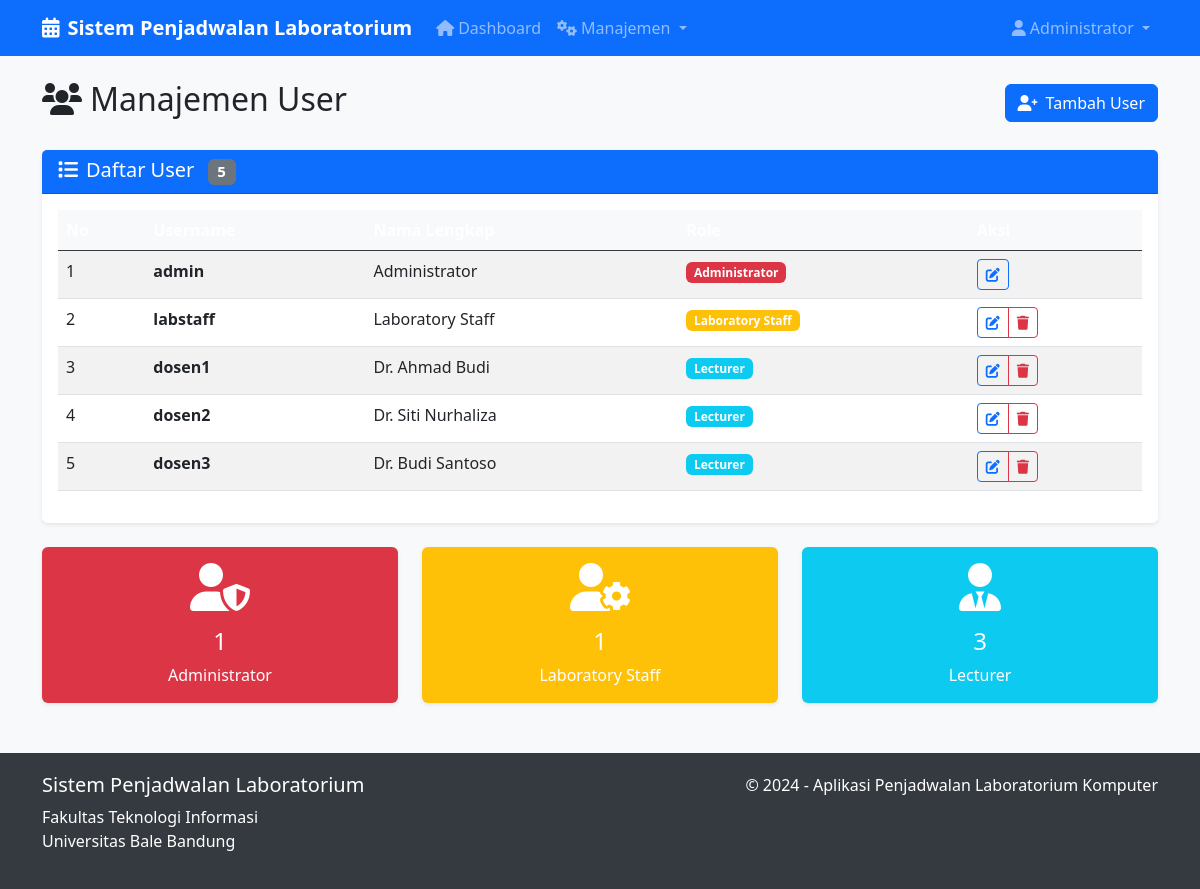
The page /users (signed in) on the database as committed earlier.
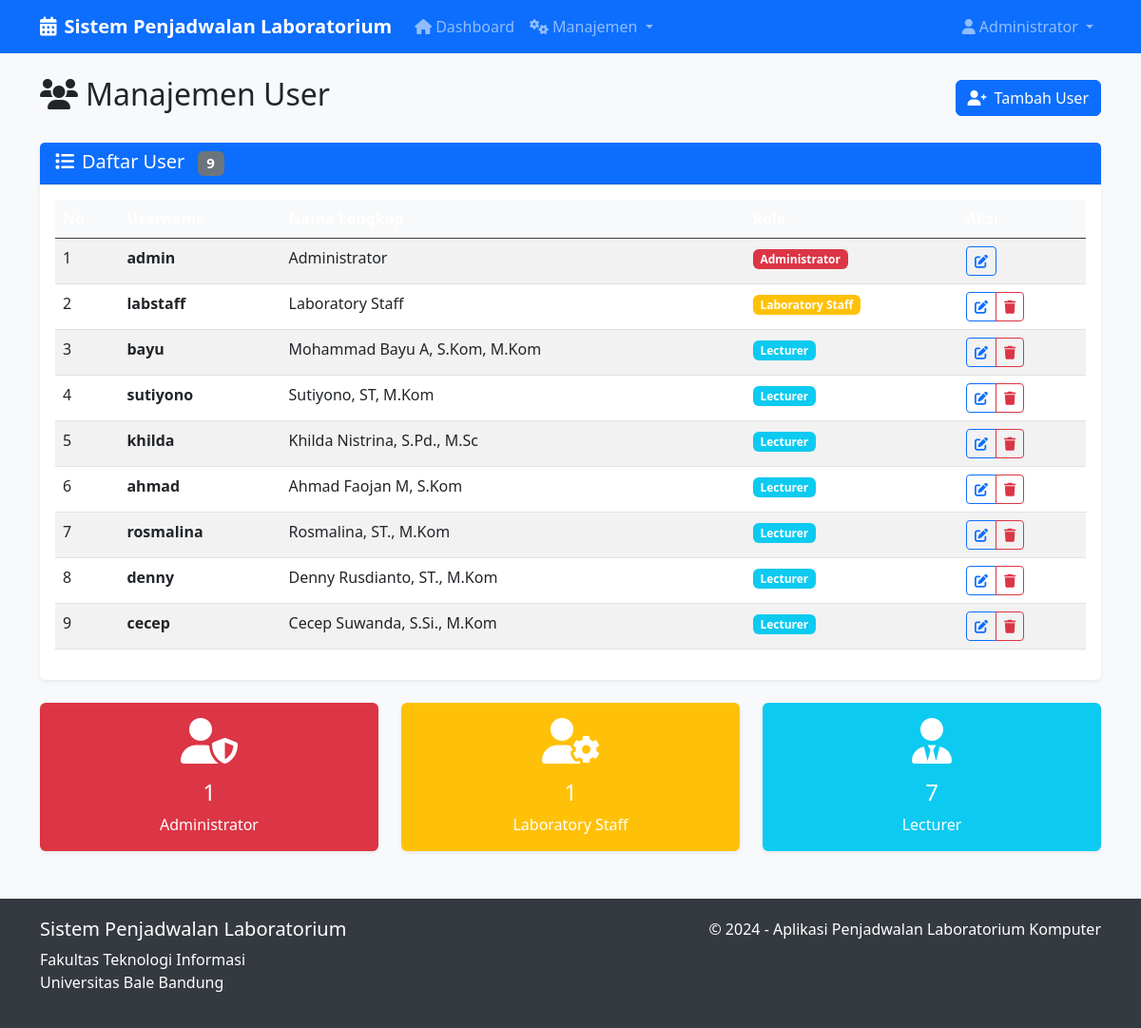
The same page on the database as committed later.
### app.py (models this page shows)
class User(db.Model):
    id = db.Column(db.Integer, primary_key=True)
    username = db.Column(db.String(80), unique=True, nullable=False)
    password = db.Column(db.String(120), nullable=False)
    role = db.Column(db.String(20), nullable=False)  # admin, staff, lecturer
    full_name = db.Column(db.String(100), nullable=False)
    schedules = db.relationship('Schedule', backref='lecturer', lazy=True)

### app.py (the view)
@app.route('/users')
@role_required('admin')
def users():
    users = User.query.all()
    return render_template('users.html', users=users)

### app.py (called while the page is built)
def role_required(*roles):
    def decorator(f):
        from functools import wraps
        @wraps(f)
        def decorated_function(*args, **kwargs):
            if 'user_id' not in session:
                flash('Silakan login terlebih dahulu', 'danger')
                return redirect(url_for('login'))
            user = User.query.get(session['user_id'])
            if user.role not in roles:
                flash('Anda tidak memiliki akses ke halaman ini', 'danger')
                return redirect(url_for('dashboard'))
            return f(*args, **kwargs)
        return decorated_function
    return decorator

### templates/users.html (shortened to what this page needs)
{% extends "base.html" %}
{% block content %}
<div class="row">
    <div class="col-12">
        <div class="d-flex justify-content-between align-items-center mb-4">
            <h2><i class="fas fa-users me-2"></i>Manajemen User</h2>
            <a href="{{ url_for('add_user') }}" class="btn btn-primary">
                <i class="fas fa-user-plus me-2"></i>Tambah User
            </a>
        </div>
    </div>
</div>
<div class="row">
    <div class="col-12">
        <div class="card">
            <div class="card-header">
                <h5 class="mb-0">
                    <i class="fas fa-list me-2"></i>Daftar User
                    <span class="badge bg-secondary ms-2">{{ users|length }}</span>
                </h5>
            </div>
            <div class="card-body">
                {% if users %}
                    <div class="table-responsive">
                        <table class="table table-striped">
                            <thead class="table-dark">
                                <tr>
                                    <th>No</th>
                                    <th>Username</th>
                                    <th>Nama Lengkap</th>
                                    <th>Role</th>
                                    <th>Aksi</th>
                                </tr>
                            </thead>
                            <tbody>
                                {% for user in users %}
                                <tr>
                                    <td>{{ loop.index }}</td>
                                    <td><strong>{{ user.username }}</strong></td>
                                    <td>{{ user.full_name }}</td>
                                    <td>
                                        {% if user.role == 'admin' %}
                                            <span class="badge bg-danger">Administrator</span>
                                        {% elif user.role == 'staff' %}
                                            <span class="badge bg-warning">Laboratory Staff</span>
                                        {% elif user.role == 'lecturer' %}
                                            <span class="badge bg-info">Lecturer</span>
                                        {% endif %}
                                    </td>
                                    <td>
                                        <div class="btn-group" role="group">
                                            <a href="{{ url_for('edit_user', id=user.id) }}"
                                               class="btn btn-sm btn-outline-primary"
                                               title="Edit">
                                                <i class="fas fa-edit"></i>
                                            </a>
                                            {% if user.id != session.user_id %}
                                            <a href="{{ url_for('delete_user', id=user.id) }}"
                                               class="btn btn-sm btn-outline-danger"
                                               onclick="return confirm('Apakah Anda yakin ingin menghapus user {{ user.username }}?')"
                                               title="Hapus">
                                                <i class="fas fa-trash"></i>
                                            </a>
                                            {% endif %}
                                        </div>
                                    </td>
                                </tr>
                                {% endfor %}
                            </tbody>
                        </table>
                    </div>
                {% endif %}
            </div>
        </div>
    </div>
</div>
<div class="row mt-4">
    <div class="col-md-4">
        <div class="card bg-danger text-white">
            <div class="card-body text-center">
                <i class="fas fa-user-shield fa-3x mb-3"></i>
                <h4>{{ users|selectattr('role', 'equalto', 'admin')|list|length }}</h4>
                <p class="mb-0">Administrator</p>
            </div>
        </div>
    </div>
    <div class="col-md-4">
        <div class="card bg-warning text-white">
            <div class="card-body text-center">
                <i class="fas fa-user-cog fa-3x mb-3"></i>
                <h4>{{ users|selectattr('role', 'equalto', 'staff')|list|length }}</h4>
                <p class="mb-0">Laboratory Staff</p>
            </div>
        </div>
    </div>
    <div class="col-md-4">
        <div class="card bg-info text-white">
            <div class="card-body text-center">
                <i class="fas fa-user-tie fa-3x mb-3"></i>
                <h4>{{ users|selectattr('role', 'equalto', 'lecturer')|list|length }}</h4>
                <p class="mb-0">Lecturer</p>
            </div>
        </div>
    </div>
</div>
{% endblock %}

### templates/base.html (shortened to what this page needs)
<!DOCTYPE html>
<html lang="id">
<head>
    <link href="https://cdn.jsdelivr.net/npm/bootstrap@5.3.0/dist/css/bootstrap.min.css" rel="stylesheet">
    <link href="https://cdnjs.cloudflare.com/ajax/libs/font-awesome/6.0.0/css/all.min.css" rel="stylesheet">
</head>
<body>
    <nav class="navbar navbar-expand-lg navbar-dark bg-primary">
        <div class="container">
            <a class="navbar-brand" href="{{ url_for('dashboard') }}">
                <i class="fas fa-calendar-alt me-2"></i>Sistem Penjadwalan Laboratorium
            </a>
            {% if session.user_id %}
            <div class="collapse navbar-collapse" id="navbarNav">
                <ul class="navbar-nav me-auto">
                    <li class="nav-item">
                        <a class="nav-link" href="{{ url_for('dashboard') }}">
                            <i class="fas fa-home me-1"></i>Dashboard
                        </a>
                    </li>
                    {% if session.role in ['admin', 'staff'] %}
                    <li class="nav-item dropdown">
                        <a class="nav-link dropdown-toggle" href="#" role="button" data-bs-toggle="dropdown">
                            <i class="fas fa-cogs me-1"></i>Manajemen
                        </a>
                    </li>
                    {% endif %}
                </ul>
                <ul class="navbar-nav">
                    <li class="nav-item dropdown">
                        <a class="nav-link dropdown-toggle" href="#" role="button" data-bs-toggle="dropdown">
                            <i class="fas fa-user me-1"></i>{{ session.full_name }}
                        </a>
                    </li>
                </ul>
            </div>
            {% endif %}
        </div>
    </nav>
    <div class="container mt-4">
        {% block content %}{% endblock %}
    </div>
    <footer class="footer">
        <div class="container">
            <div class="row">
                <div class="col-md-6">
                    <h5>Sistem Penjadwalan Laboratorium</h5>
                    <p>Fakultas Teknologi Informasi<br>Universitas Bale Bandung</p>
                </div>
                <div class="col-md-6 text-md-end">
                    <p>&copy; 2024 - Aplikasi Penjadwalan Laboratorium Komputer</p>
                </div>
            </div>
        </div>
    </footer>
</body>
</html>

### templates/base.html (style rules this page uses)
body { background-color: #f8f9fa; }
.navbar-brand { font-weight: bold; }
.card { box-shadow: 0 0.125rem 0.25rem rgba(0, 0, 0, 0.075); border: none; }
.card-header { background-color: #0d6efd; color: white; font-weight: 600; }
.btn-primary { background-color: #0d6efd; border-color: #0d6efd; }
.table th { background-color: #f8f9fa; border-top: none; }
.footer { background-color: #343a40; color: white; padding: 20px 0; margin-top: 50px; }

Rows that differ between the two databases and show on the page:
changed User: username "dosen1" → "bayu"; full_name "Dr. Ahmad Budi" → "Mohammad Bayu A, S.Kom, M.Kom"
changed User: username "dosen2" → "sutiyono"; full_name "Dr. Siti Nurhaliza" → "Sutiyono, ST, M.Kom"
changed User: username "dosen3" → "khilda"; full_name "Dr. Budi Santoso" → "Khilda Nistrina, S.Pd., M.Sc"
added User: username "ahmad", full_name "Ahmad Faojan M, S.Kom", role "Lecturer"
added User: username "rosmalina", full_name "Rosmalina, ST., M.Kom", role "Lecturer"
added User: username "denny", full_name "Denny Rusdianto, ST., M.Kom", role "Lecturer"
added User: username "cecep", full_name "Cecep Suwanda, S.Si., M.Kom", role "Lecturer"
Other text that changed with them:
{{ users|length }}: "5" → "9"
{{ users|selectattr('role', 'equalto', 'lecturer')|list|length }}: "3" → "7"
